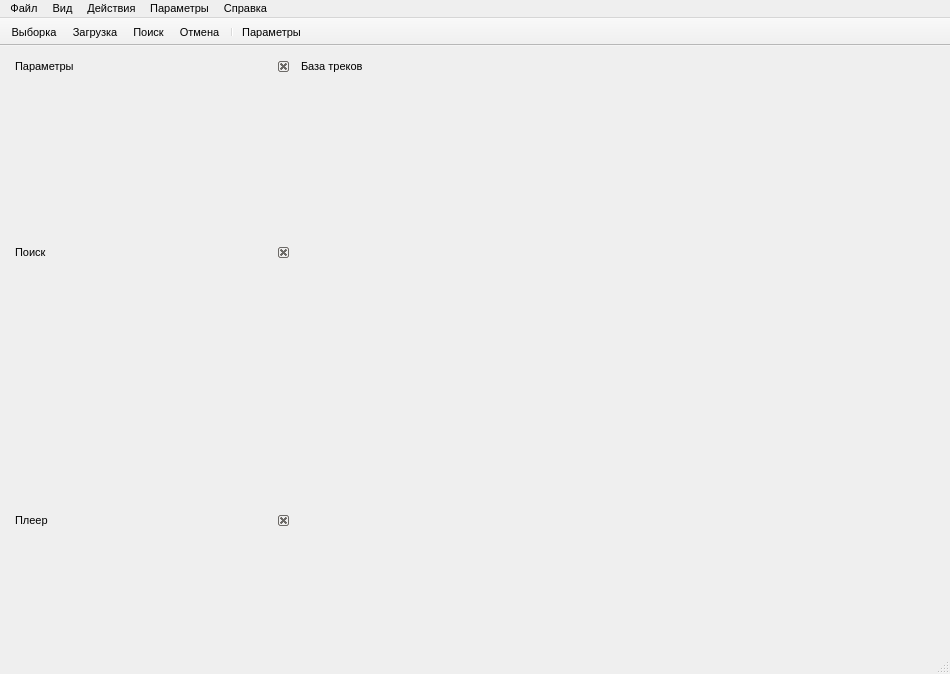
<?xml version="1.0" encoding="UTF-8"?>
<ui version="4.0">
 <class>MainWindow</class>
 <widget class="QMainWindow" name="MainWindow">
  <property name="geometry">
   <rect>
    <x>0</x>
    <y>0</y>
    <width>946</width>
    <height>674</height>
   </rect>
  </property>
  <property name="font">
   <font>
    <pointsize>8</pointsize>
    <kerning>true</kerning>
   </font>
  </property>
  <property name="windowTitle">
   <string>Hear Demo Track Easy</string>
  </property>
  <property name="windowIcon">
   <iconset resource="resources/resources.qrc">
    <normaloff>:/images_ui/images/deejayDeFavicon.ico</normaloff>:/images_ui/images/deejayDeFavicon.ico</iconset>
  </property>
  <property name="animated">
   <bool>false</bool>
  </property>
  <property name="tabShape">
   <enum>QTabWidget::Rounded</enum>
  </property>
  <property name="dockOptions">
   <set>QMainWindow::AllowNestedDocks|QMainWindow::AllowTabbedDocks</set>
  </property>
  <property name="unifiedTitleAndToolBarOnMac">
   <bool>false</bool>
  </property>
  <widget class="QWidget" name="centralWidget">
   <layout class="QGridLayout" name="gridLayout_2">
    <item row="3" column="0">
     <widget class="QDockWidget" name="dockWidgetPlay">
      <property name="minimumSize">
       <size>
        <width>280</width>
        <height>130</height>
       </size>
      </property>
      <property name="maximumSize">
       <size>
        <width>280</width>
        <height>130</height>
       </size>
      </property>
      <property name="features">
       <set>QDockWidget::DockWidgetClosable</set>
      </property>
      <property name="allowedAreas">
       <set>Qt::LeftDockWidgetArea</set>
      </property>
      <property name="windowTitle">
       <string>Плеер</string>
      </property>
      <widget class="QWidget" name="dockWidgetContents_3"/>
     </widget>
    </item>
    <item row="0" column="0">
     <widget class="QDockWidget" name="dockWidgetParameters">
      <property name="sizePolicy">
       <sizepolicy hsizetype="Preferred" vsizetype="Preferred">
        <horstretch>0</horstretch>
        <verstretch>0</verstretch>
       </sizepolicy>
      </property>
      <property name="minimumSize">
       <size>
        <width>280</width>
        <height>180</height>
       </size>
      </property>
      <property name="maximumSize">
       <size>
        <width>280</width>
        <height>180</height>
       </size>
      </property>
      <property name="features">
       <set>QDockWidget::DockWidgetClosable</set>
      </property>
      <property name="allowedAreas">
       <set>Qt::LeftDockWidgetArea</set>
      </property>
      <property name="windowTitle">
       <string>Параметры</string>
      </property>
      <widget class="QWidget" name="dockWidgetContents"/>
     </widget>
    </item>
    <item row="0" column="1" rowspan="4">
     <widget class="QDockWidget" name="dockWidgetDbView">
      <property name="sizePolicy">
       <sizepolicy hsizetype="Maximum" vsizetype="Maximum">
        <horstretch>0</horstretch>
        <verstretch>0</verstretch>
       </sizepolicy>
      </property>
      <property name="minimumSize">
       <size>
        <width>642</width>
        <height>542</height>
       </size>
      </property>
      <property name="features">
       <set>QDockWidget::NoDockWidgetFeatures</set>
      </property>
      <property name="allowedAreas">
       <set>Qt::RightDockWidgetArea</set>
      </property>
      <property name="windowTitle">
       <string>База треков</string>
      </property>
      <widget class="QWidget" name="dockWidgetContents_13"/>
     </widget>
    </item>
    <item row="1" column="0">
     <widget class="QDockWidget" name="dockWidgetSearch">
      <property name="minimumSize">
       <size>
        <width>280</width>
        <height>180</height>
       </size>
      </property>
      <property name="maximumSize">
       <size>
        <width>280</width>
        <height>180</height>
       </size>
      </property>
      <property name="features">
       <set>QDockWidget::DockWidgetClosable</set>
      </property>
      <property name="allowedAreas">
       <set>Qt::LeftDockWidgetArea</set>
      </property>
      <property name="windowTitle">
       <string>Поиск</string>
      </property>
      <widget class="QWidget" name="dockWidgetContents_2"/>
     </widget>
    </item>
   </layout>
  </widget>
  <widget class="QMenuBar" name="menuBar">
   <property name="geometry">
    <rect>
     <x>0</x>
     <y>0</y>
     <width>946</width>
     <height>21</height>
    </rect>
   </property>
   <widget class="QMenu" name="menu">
    <property name="title">
     <string>Действия</string>
    </property>
    <addaction name="action_Fetch"/>
    <addaction name="action_Download"/>
    <addaction name="action_Search"/>
    <addaction name="action_Cancel"/>
    <addaction name="separator"/>
    <addaction name="action_Clear"/>
    <addaction name="action_Delete"/>
   </widget>
   <widget class="QMenu" name="menu_2">
    <property name="title">
     <string>Файл</string>
    </property>
    <addaction name="action_Exit"/>
   </widget>
   <widget class="QMenu" name="menu_3">
    <property name="title">
     <string>Справка</string>
    </property>
    <addaction name="action_Info"/>
   </widget>
   <widget class="QMenu" name="menu_4">
    <property name="title">
     <string>Параметры</string>
    </property>
    <addaction name="action_Preferences"/>
   </widget>
   <widget class="QMenu" name="menu_5">
    <property name="title">
     <string>Вид</string>
    </property>
    <addaction name="action_ShowControl"/>
   </widget>
   <addaction name="menu_2"/>
   <addaction name="menu_5"/>
   <addaction name="menu"/>
   <addaction name="menu_4"/>
   <addaction name="menu_3"/>
  </widget>
  <widget class="QStatusBar" name="statusBar">
   <property name="enabled">
    <bool>true</bool>
   </property>
   <property name="font">
    <font>
     <pointsize>8</pointsize>
    </font>
   </property>
   <property name="autoFillBackground">
    <bool>false</bool>
   </property>
  </widget>
  <widget class="QToolBar" name="toolBar">
   <property name="sizePolicy">
    <sizepolicy hsizetype="Preferred" vsizetype="Fixed">
     <horstretch>0</horstretch>
     <verstretch>0</verstretch>
    </sizepolicy>
   </property>
   <property name="minimumSize">
    <size>
     <width>0</width>
     <height>0</height>
    </size>
   </property>
   <property name="sizeIncrement">
    <size>
     <width>0</width>
     <height>0</height>
    </size>
   </property>
   <property name="font">
    <font>
     <kerning>true</kerning>
    </font>
   </property>
   <property name="windowTitle">
    <string>toolBar</string>
   </property>
   <property name="movable">
    <bool>false</bool>
   </property>
   <property name="iconSize">
    <size>
     <width>48</width>
     <height>48</height>
    </size>
   </property>
   <property name="toolButtonStyle">
    <enum>Qt::ToolButtonTextUnderIcon</enum>
   </property>
   <property name="floatable">
    <bool>true</bool>
   </property>
   <attribute name="toolBarArea">
    <enum>TopToolBarArea</enum>
   </attribute>
   <attribute name="toolBarBreak">
    <bool>false</bool>
   </attribute>
   <addaction name="action_Fetch"/>
   <addaction name="action_Download"/>
   <addaction name="action_Search"/>
   <addaction name="action_Cancel"/>
   <addaction name="separator"/>
   <addaction name="action_Preferences"/>
  </widget>
  <action name="action_Clear">
   <property name="icon">
    <iconset resource="resources/resources.qrc">
     <normaloff>:/images_ui/images/clear.png</normaloff>:/images_ui/images/clear.png</iconset>
   </property>
   <property name="text">
    <string>Очистить БД</string>
   </property>
  </action>
  <action name="action_Delete">
   <property name="icon">
    <iconset resource="resources/resources.qrc">
     <normaloff>:/images_ui/images/delete.png</normaloff>:/images_ui/images/delete.png</iconset>
   </property>
   <property name="text">
    <string>Удалить строку</string>
   </property>
   <property name="toolTip">
    <string>Удалить строку</string>
   </property>
  </action>
  <action name="action_FailedLoads">
   <property name="icon">
    <iconset resource="resources/resources.qrc">
     <normaloff>:/images_ui/images/failFace.png</normaloff>:/images_ui/images/failFace.png</iconset>
   </property>
   <property name="text">
    <string>Неудачная загрузка...</string>
   </property>
  </action>
  <action name="action_Fetch">
   <property name="icon">
    <iconset resource="resources/resources.qrc">
     <normaloff>:/images_ui/images/fetch.png</normaloff>:/images_ui/images/fetch.png</iconset>
   </property>
   <property name="text">
    <string>Выборка</string>
   </property>
  </action>
  <action name="action_Download">
   <property name="icon">
    <iconset resource="resources/resources.qrc">
     <normaloff>:/images_ui/images/download.png</normaloff>:/images_ui/images/download.png</iconset>
   </property>
   <property name="text">
    <string>Загрузка</string>
   </property>
  </action>
  <action name="action_Cancel">
   <property name="icon">
    <iconset resource="resources/resources.qrc">
     <normaloff>:/images_ui/images/cancel.png</normaloff>:/images_ui/images/cancel.png</iconset>
   </property>
   <property name="text">
    <string>Отмена</string>
   </property>
  </action>
  <action name="action_Preferences">
   <property name="icon">
    <iconset resource="resources/resources.qrc">
     <normaloff>:/images_ui/images/preferences.png</normaloff>:/images_ui/images/preferences.png</iconset>
   </property>
   <property name="text">
    <string>Параметры</string>
   </property>
  </action>
  <action name="action_Exit">
   <property name="icon">
    <iconset resource="resources/resources.qrc">
     <normaloff>:/images_ui/images/exit.png</normaloff>:/images_ui/images/exit.png</iconset>
   </property>
   <property name="text">
    <string>Выход</string>
   </property>
  </action>
  <action name="action_Info">
   <property name="icon">
    <iconset resource="resources/resources.qrc">
     <normaloff>:/images_ui/images/information.png</normaloff>:/images_ui/images/information.png</iconset>
   </property>
   <property name="text">
    <string>Справка</string>
   </property>
  </action>
  <action name="action_ShowControl">
   <property name="icon">
    <iconset resource="resources/resources.qrc">
     <normaloff>:/images_ui/images/controller.png</normaloff>:/images_ui/images/controller.png</iconset>
   </property>
   <property name="text">
    <string>Показать панель управления</string>
   </property>
  </action>
  <action name="action_Search">
   <property name="icon">
    <iconset resource="resources/resources.qrc">
     <normaloff>:/images_ui/images/search.png</normaloff>:/images_ui/images/search.png</iconset>
   </property>
   <property name="text">
    <string>Поиск</string>
   </property>
  </action>
 </widget>
 <layoutdefault spacing="6" margin="11"/>
 <resources>
  <include location="resources/resources.qrc"/>
 </resources>
 <connections/>
</ui>
